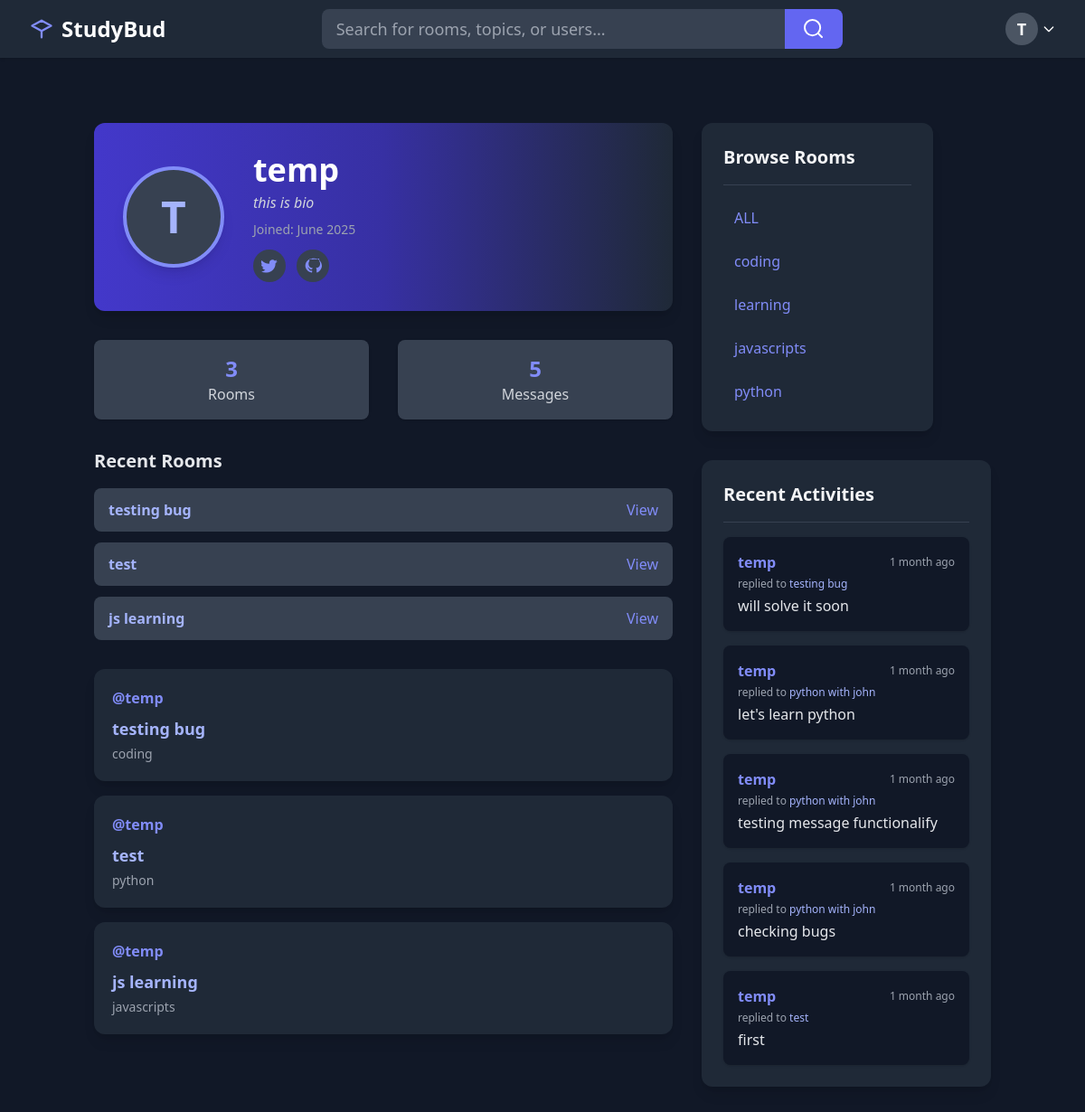
Page /profile/1/ on the committed database.
### base/models.py (models this page shows, shortened)
class Profile(models.Model):
    user = models.OneToOneField(User, on_delete=models.CASCADE)
    bio = models.TextField(blank=True)

class Room(models.Model):
    host = models.ForeignKey(User, on_delete=models.SET_NULL, null=True)
    topic = models.ForeignKey(Topic, on_delete=models.SET_NULL, null=True)
    name = models.CharField(max_length=200)
    description = models.TextField(null=True, blank=True)
    participants = models.ManyToManyField(User, related_name='participants', blank=True)
    updated = models.DateTimeField(auto_now=True)
    created = models.DateTimeField(auto_now_add=True)
    class Meta():
        ordering = ['-updated', '-created']
    def __str__(self):
        return self.name

class Topic(models.Model):
    name = models.CharField(max_length=200)
    def __str__(self):
        return self.name

class Message(models.Model):
    user = models.ForeignKey(User, on_delete=models.CASCADE)
    room = models.ForeignKey(Room, on_delete=models.CASCADE)
    body = models.TextField()
    updated = models.DateTimeField(auto_now=True)
    created = models.DateTimeField(auto_now_add=True)
    def __str__(self):
        return self.body[0:50]

### base/views.py (the view)
# urls.py: path('profile/<str:pk>/', views.userProfile, name='profile'),
def userProfile(request,pk):
    user = User.objects.get(id=pk)
    rooms = user.room_set.all()
    room_msgs = user.message_set.all()
    topics = Topic.objects.all()
    context = {"user": user, "rooms":rooms, "room_msgs": room_msgs, "topics": topics, "msgs":room_msgs }
    return render(request, 'base/profile.html', context)

### base/templates/base/profile.html (shortened to what this page needs)
{% extends 'main.html' %} {% block content %}
<div class="flex justify-center items-start min-h-screen bg-gray-900 py-10">
  <div class="w-full max-w-3xl">
    <div class="relative bg-gradient-to-r from-indigo-700 via-indigo-800 to-gray-800 rounded-xl shadow-lg p-8 mb-8 flex items-center gap-8">
      {% if user.profile.avatar %}
        <img src="{{user.profile.avatar.url}}" alt="profile image" class="rounded-full w-28 h-28 border-4 border-indigo-400 bg-gray-700 object-cover shadow-lg">
      {% else %}
        <span class="inline-flex items-center justify-center w-28 h-28 rounded-full bg-gray-700 text-indigo-300 text-5xl font-bold border-4 border-indigo-400 shadow-lg">
          {{ user.username|slice:':1'|upper }}
        </span>
      {% endif %}
      <div>
        <h2 class="text-4xl font-extrabold text-white mb-1 flex items-center gap-2">
          {{user.username}}
        </h2>
        <p class="text-gray-300 mb-2 italic">{{user.profile.bio|default:'No bio yet.'}}</p>
        <div class="flex items-center gap-4 text-gray-400 text-sm mb-2">
          <span>Joined: {{ user.date_joined|date:"F Y" }}</span>
        </div>
        <div class="flex gap-3 mt-3">
          <span class="bg-gray-700 p-2 rounded-full text-indigo-400 hover:bg-indigo-600 transition cursor-pointer">
          </span>
          <span class="bg-gray-700 p-2 rounded-full text-indigo-400 hover:bg-indigo-600 transition cursor-pointer">
          </span>
        </div>
      </div>
    </div>
    <div class="flex gap-8 mb-8">
      <div class="bg-gray-700 rounded-lg px-6 py-4 text-center flex-1 shadow">
        <div class="text-2xl font-bold text-indigo-400">{{user.room_set.all.count}}</div>
        <div class="text-gray-300">Rooms</div>
      </div>
      <div class="bg-gray-700 rounded-lg px-6 py-4 text-center flex-1 shadow">
        <div class="text-2xl font-bold text-indigo-400">{{user.message_set.all.count}}</div>
        <div class="text-gray-300">Messages</div>
      </div>
    </div>
    <div class="mb-8">
      <h3 class="text-xl font-semibold text-gray-200 mb-4">Recent Rooms</h3>
      <div class="space-y-3">
        {% for room in user.room_set.all|slice:':3' %}
          <div class="bg-gray-700 rounded-lg px-4 py-3 flex justify-between items-center hover:bg-gray-600 transition">
            <span class="text-indigo-300 font-semibold">{{ room.name }}</span>
            <a href="{% url 'room' room.id %}" class="text-indigo-400 hover:underline">View</a>
          </div>
        {% empty %}
          <div class="text-gray-400">No rooms created yet.</div>
        {% endfor %}
      </div>
    </div>
    <div>
      {% include 'base/feed_component.html' %}
    </div>
  </div>
  <div class="ml-8 flex flex-col gap-8">
    {% include 'base/topics_components.html' %}
    {% include 'base/activity_components.html' %}
  </div>
</div>
{% endblock %}

### templates/Navbar.html (shortened to what this page needs)
<nav class="bg-gray-800 shadow">
  <div class="max-w-7xl mx-auto px-4 sm:px-6 lg:px-8">
    <div class="flex justify-between h-16 items-center">
      <div class="flex items-center gap-2">
        <svg xmlns="http://www.w3.org/2000/svg" class="h-7 w-7 text-indigo-400" fill="none" viewBox="0 0 24 24" stroke="currentColor"><path stroke-linecap="round" stroke-linejoin="round" stroke-width="2" d="M12 14l9-5-9-5-9 5 9 5zm0 0v6m0-6l-9-5m9 5l9-5" /></svg>
        <a class="text-2xl font-bold text-white" href="{% url 'home' %}">StudyBud</a>
      </div>
      <div class="flex-1 flex items-center justify-center">
        <form method="GET" action="{% url 'home' %}" class="w-full max-w-xl flex">
          <input
            class="flex-1 rounded-l-lg bg-gray-700 text-gray-100 px-4 py-2 focus:outline-none focus:ring-2 focus:ring-indigo-400 text-lg"
            type="text"
            placeholder="Search for rooms, topics, or users..."
            aria-label="Search"
            name="q"
          />
          <button
            class="rounded-r-lg bg-indigo-500 hover:bg-indigo-600 px-5 py-2 text-white text-lg"
            type="submit"
          >
            <svg xmlns="http://www.w3.org/2000/svg" class="h-6 w-6" fill="none" viewBox="0 0 24 24" stroke="currentColor">
              <path stroke-linecap="round" stroke-linejoin="round" stroke-width="2" d="M21 21l-4.35-4.35m0 0A7.5 7.5 0 104.5 4.5a7.5 7.5 0 0012.15 12.15z" />
            </svg>
          </button>
        </form>
      </div>
      <div class="flex items-center gap-2">
        {% if user.is_authenticated %}
        <div class="relative ml-2" id="profileDropdownContainer">
          <button id="profileDropdownBtn" type="button" class="flex items-center focus:outline-none">
            <span class="inline-block h-9 w-9 rounded-full bg-gray-600 flex items-center justify-center text-white text-lg font-bold">
              {{ user.username|slice:":1"|upper }}
            </span>
            <svg class="ml-1 w-4 h-4 text-white" fill="none" stroke="currentColor" viewBox="0 0 24 24"><path stroke-linecap="round" stroke-linejoin="round" stroke-width="2" d="M19 9l-7 7-7-7"/></svg>
          </button>
        </div>
        {% else %}
        <a href="{% url 'login' %}" class="text-white bg-indigo-500 hover:bg-indigo-600 px-4 py-2 rounded transition font-semibold">Login</a>
        <a href="{% url 'register' %}" class="text-white bg-gray-700 hover:bg-indigo-400 px-4 py-2 rounded transition font-semibold">Register</a>
        {% endif %}
      </div>
    </div>
  </div>
</nav>

### base/templates/base/feed_component.html (shortened to what this page needs)
<div class="space-y-4">
  {% if rooms %} {% for room in rooms %}
  <div
    class="bg-gray-800 rounded-xl shadow-lg p-5 flex flex-col md:flex-row md:items-center md:justify-between"
  >
    <div>
      <div class="flex items-center gap-2 mb-2">
        <a href="{% url 'profile' room.host.id %}" class="text-indigo-400 font-semibold"
          >@{{room.host.username}}</a
        >
      </div>
      <a
        href="{% url 'room' room.id %}"
        class="text-lg font-bold text-indigo-300 hover:underline"
        >{{room.name}}</a
      >
      <div class="text-gray-400 text-sm mt-1">{{room.topic}}</div>
    </div>
  </div>
  {% endfor %} {% else %}
  <div class="bg-gray-700 text-gray-300 rounded p-4">
    No rooms available at the moment.
  </div>
  {% endif %}
</div>

### base/templates/base/topics_components.html
<aside
  class="w-full md:w-64 bg-gray-800 rounded-xl p-6 shadow-lg flex-shrink-0 mb-6 md:mb-0"
>
  <h3 class="text-xl font-bold text-gray-100 mb-4">Browse Rooms</h3>
  <div class="border-b border-gray-700 mb-4"></div>
  {% if topics %}
  <ul class="space-y-2">
    <li>
      <a
        href="{% url 'home' %}"
        class="block px-3 py-2 rounded-lg text-indigo-400 hover:bg-gray-700 transition"
        >ALL</a
      >
    </li>
    {% for topic in topics %}
    <li>
      <a
        href="{% url 'home' %}?q={{ topic.name }}"
        class="block px-3 py-2 rounded-lg text-indigo-400 hover:bg-gray-700 transition"
        >{{ topic.name }}</a
      >
    </li>
    {% endfor %}
  </ul>
  {% else %}
  <div class="bg-gray-700 text-gray-300 rounded p-3 mt-4">
    No topics available at the moment.
  </div>
  {% endif %}
</aside>

### base/templates/base/activity_components.html
<aside
  class="w-full md:w-80 bg-gray-800 rounded-xl p-6 shadow-lg flex-shrink-0"
>
  <h3 class="text-xl font-bold text-gray-100 mb-4">Recent Activities</h3>
  <div class="border-b border-gray-700 mb-4"></div>
  <div class="space-y-4">
    {% for msg in msgs %}
    <div class="bg-gray-900 rounded-lg p-4 shadow flex flex-col">
      <div class="flex items-center justify-between mb-1">
        <span class="text-indigo-400 font-semibold">
          <a href="{% url 'profile' msg.user.id %}"> {{ msg.user }} </a>
        </span>
        <span class="text-xs text-gray-400">{{msg.created|timesince}} ago</span>
      </div>
      <span class="text-gray-400 text-xs mb-1"
        >replied to <span class="text-indigo-300">{{msg.room}}</span></span
      >
      <p class="text-gray-200">{{ msg }}</p>
    </div>
    {% empty %}
    <div class="bg-gray-700 text-gray-300 rounded p-4">
      No recent activities.
    </div>
    {% endfor %}
  </div>
</aside>

### rows in the picture
Room: name "testing bug", host.username "temp", topic "coding"
Room: name "test", host.username "temp", topic "python"
Room: name "js learning", host.username "temp", topic "javascripts"
Topic: name "coding"
Topic: name "learning"
Topic: name "javascripts"
Topic: name "python"
Message: user "temp", created "1 month", room "testing bug", body "will solve it soon"
Message: user "temp", created "1 month", room "python with john", body "let's learn python"
Message: user "temp", created "1 month", room "python with john", body "testing message functionalify"
Message: user "temp", created "1 month", room "python with john", body "checking bugs"
Message: user "temp", created "1 month", room "test", body "first"

### other values in the picture
{{ user.username|slice:":1"|upper }} "T"
{{ user.username|slice:':1'|upper }} "T"
{{ user.username }} "temp"
{{ user.profile.bio|default:'No bio yet.' }} "this is bio"
{{ user.date_joined|date:"F Y" }} "June 2025"
{{ user.room_set.all.count }} "3"
{{ user.message_set.all.count }} "5"
